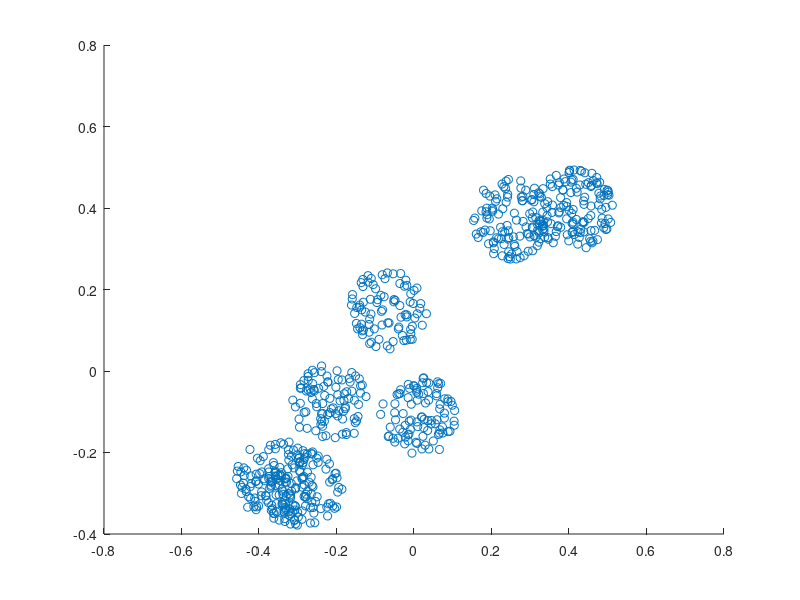

The MATLAB script that drew this image:
%Simulate a Matern cluster point process on a rectangle
%Author: H. Paul Keeler, 2018.

%Simulation window parameters
xMin=-.5;xMax=.5;
yMin=-.5;yMax=.5;
xDelta=xMax-xMin;yDelta=yMax-yMin; %rectangle dimensions
areaTotal=xDelta*yDelta; %area of rectangle

%Parameters for the parent and daughter point processes 
lambdaParent=10;%density of parent Poisson point process
lambdaDautgher=100;%mean number of points in each cluster
radiusCluster=0.1;%radius of cluster disk (for daughter points)

%Simulate Poisson point process for the parents
numbPointsParent=poissrnd(areaTotal*lambdaParent,1,1);%Poisson number of points
%x and y coordinates of Poisson points for the parent
xxParent=xMin+xDelta*rand(numbPointsParent,1);
yyParent=yMin+yDelta*rand(numbPointsParent,1);

%Simulate Poisson point process for the daughters (ie final poiint process)
numbPointsDaughter=poissrnd(lambdaDautgher,numbPointsParent,1); 
numbPoints=sum(numbPointsDaughter); %total number of points

%Generate the (relative) locations in polar coordinates by 
%simulating independent variables.
theta=2*pi*rand(numbPoints,1); %angular coordinates 
rho=radiusCluster*sqrt(rand(numbPoints,1)); %radial coordinates 

%Convert from polar to Cartesian coordinates
[xx0,yy0]=pol2cart(theta,rho);

%replicate parent points (ie centres of disks/clusters) 
xx=repelem(xxParent,numbPointsDaughter);
yy=repelem(yyParent,numbPointsDaughter);
%translate points (ie parents points are the centres of cluster disks)
xx=xx(:)+xx0;
yy=yy(:)+yy0;

%Plotting
scatter(xx,yy);
shg;